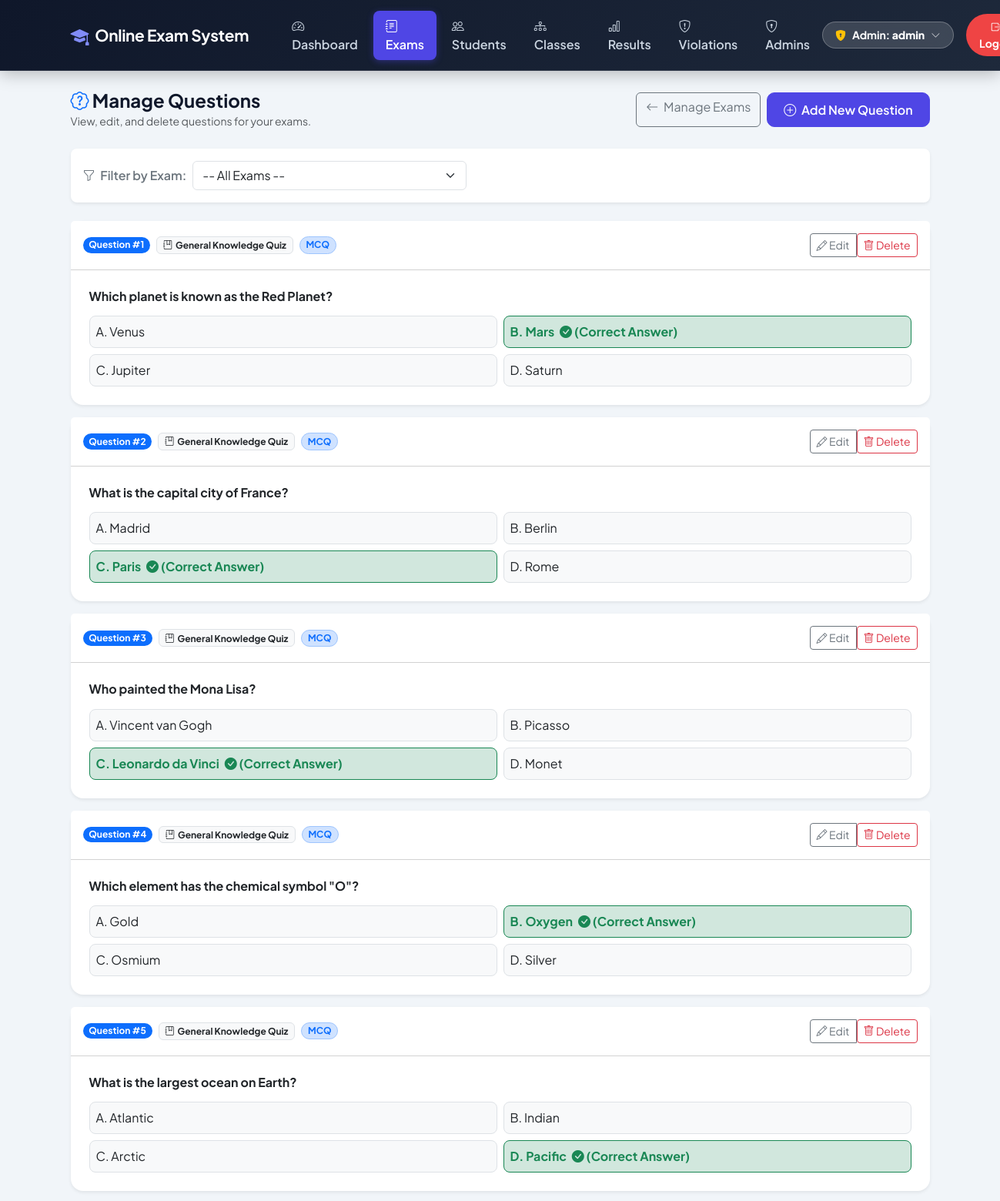
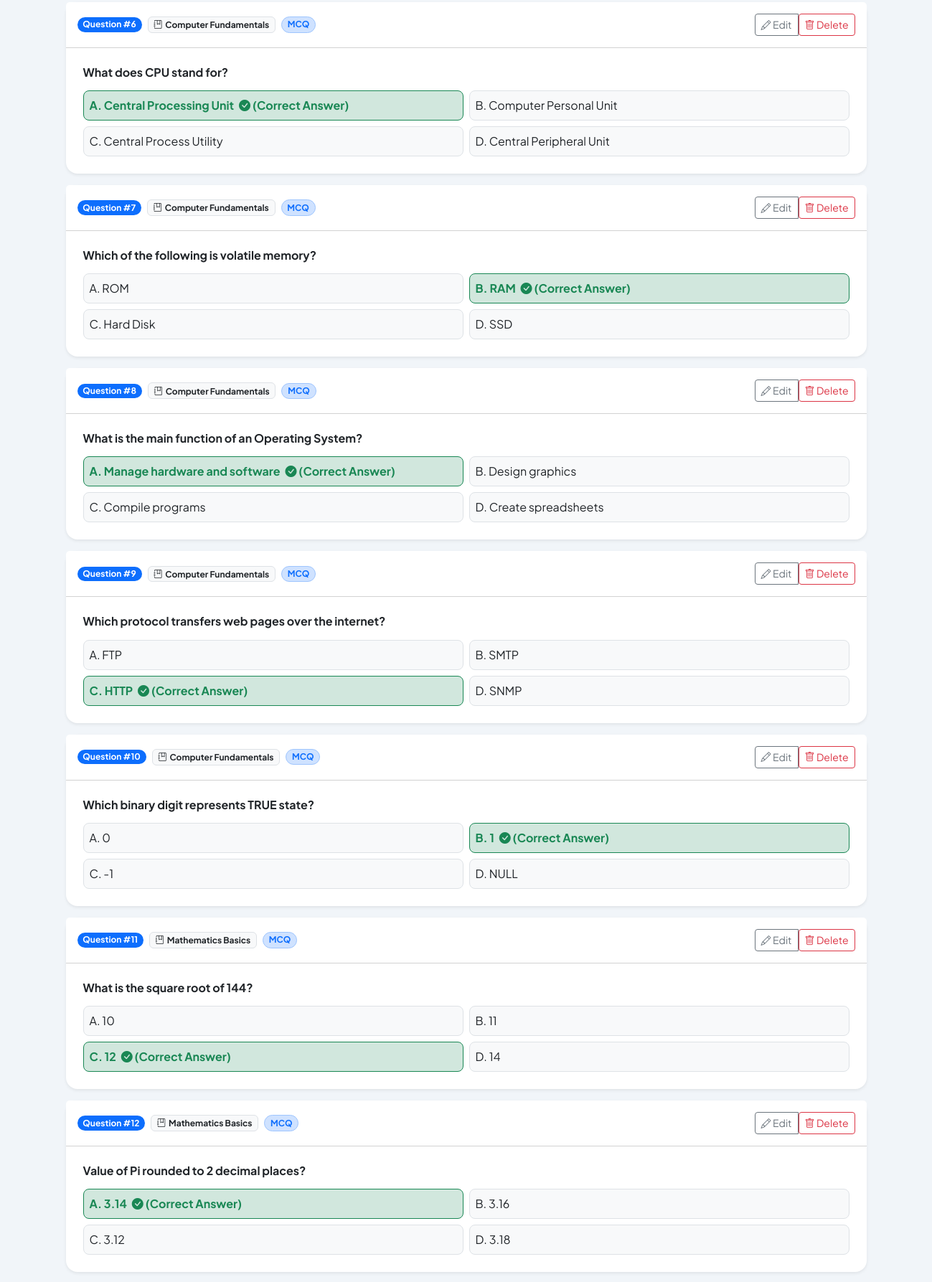
/admin/manage-questions.php (signed in, upper part), run on the app's committed database (2 pictures, top to bottom).
### tables this page shows
CREATE TABLE IF NOT EXISTS `questions` (
    `id`             INT AUTO_INCREMENT PRIMARY KEY,
    `exam_id`        INT          NOT NULL,
    `question_text`  TEXT         NOT NULL,
    `question_type`  VARCHAR(20)  NOT NULL DEFAULT 'mcq',
    `option_a`       VARCHAR(255) NULL,
    `option_b`       VARCHAR(255) NULL,
    `option_c`       VARCHAR(255) NULL,
    `option_d`       VARCHAR(255) NULL,
    `correct_option` CHAR(1)      NULL,
    `marks`          DECIMAL(5,2) NOT NULL DEFAULT 1,
    FOREIGN KEY (`exam_id`) REFERENCES `exams`(`id`) ON DELETE CASCADE
);

CREATE TABLE IF NOT EXISTS `exams` (
    `id`               INT AUTO_INCREMENT PRIMARY KEY,
    `title`            VARCHAR(150) NOT NULL,
    `duration_minutes` INT          NOT NULL DEFAULT 30,
    `result_mode`      VARCHAR(20)  NOT NULL DEFAULT 'instant',
    `start_at`         DATETIME     NULL,
    `end_at`           DATETIME     NULL
);

### admin/manage-questions.php (the view, shortened to what this page needs)
<?php
include '../includes/header.php';
include '../config/db.php';
$selected_exam_id = isset($_GET['exam_id']) ? (int)$_GET['exam_id'] : 0;
if ($selected_exam_id) {
    $questions_res = mysqli_query($conn, "SELECT q.*, e.title AS exam_title
                       FROM questions q
                       JOIN exams e ON q.exam_id = e.id
                       WHERE q.exam_id = $selected_exam_id
                       ORDER BY q.exam_id ASC, q.id ASC");
} else {
    $questions_res = mysqli_query($conn, "SELECT q.*, e.title AS exam_title
                       FROM questions q
                       JOIN exams e ON q.exam_id = e.id
                       ORDER BY q.exam_id ASC, q.id ASC");
}
?>
<div class="d-flex justify-content-between align-items-center mb-4 flex-wrap gap-2">
    <div>
        <h4 class="fw-bold mb-0"><i class="bi bi-patch-question text-primary"></i> Manage Questions</h4>
        <small class="text-muted">View, edit, and delete questions for your exams.</small>
    </div>
    <div class="d-flex gap-2">
        <a href="manage-exam.php" class="btn btn-outline-secondary">
            <i class="bi bi-arrow-left me-1"></i> Manage Exams
        </a>
        <a href="add-question.php<?php echo $selected_exam_id ? '?exam_id='.$selected_exam_id : ''; ?>" class="btn btn-primary">
            <i class="bi bi-plus-circle me-1"></i> Add New Question
        </a>
    </div>
</div>
<div class="card shadow-sm mb-4 border-0 rounded-3">
    <div class="card-body py-3">
        <form method="GET" action="manage-questions.php" class="row align-items-center g-2">
            <div class="col-auto">
                <label class="fw-semibold text-secondary mb-0"><i class="bi bi-funnel me-1"></i> Filter by Exam:</label>
            </div>
            <div class="col-md-4">
                <select name="exam_id" class="form-select" onchange="this.form.submit()">
                    <option value="0">-- All Exams --</option>
                </select>
            </div>
        </form>
    </div>
</div>
<?php if ($questions_res && mysqli_num_rows($questions_res) > 0): ?>
    <div class="row g-3">
        <?php
        $count = 1;
        while ($q = mysqli_fetch_assoc($questions_res)):
        ?>
            <div class="col-12">
                <div class="card shadow-sm border-0 rounded-4">
                    <div class="card-header bg-white py-3 d-flex justify-content-between align-items-center">
                        <div class="d-flex align-items-center gap-2">
                            <span class="badge bg-primary rounded-pill">Question #<?php echo $count++; ?></span>
                            <span class="badge bg-light text-dark border"><i class="bi bi-journal-bookmark me-1"></i><?php echo htmlspecialchars($q['exam_title']); ?></span>
                            <?php if (($q['question_type'] ?? 'mcq') === 'descriptive'): ?>
                                <span class="badge bg-warning text-dark border rounded-pill"><i class="bi bi-pencil-square me-1"></i> Descriptive</span>
                            <?php else: ?>
                                <span class="badge bg-primary-subtle text-primary border border-primary-subtle rounded-pill">MCQ</span>
                            <?php endif; ?>
                        </div>
                        <div class="btn-group btn-group-sm">
                            <button class="btn btn-outline-secondary" data-bs-toggle="modal" data-bs-target="#editQuestionModal<?php echo $q['id']; ?>">
                                <i class="bi bi-pencil"></i> Edit
                            </button>
                            <form method="POST" action="manage-questions.php<?php echo $selected_exam_id ? '?exam_id='.$selected_exam_id : ''; ?>" style="display:inline;" onsubmit="return confirm('Are you sure you want to delete this question?');">
                                <button type="submit" class="btn btn-outline-danger btn-sm">
                                    <i class="bi bi-trash"></i> Delete
                                </button>
                            </form>
                        </div>
                    </div>
                    <div class="card-body p-4">
                        <h6 class="fw-bold text-dark mb-3"><?php echo htmlspecialchars($q['question_text']); ?></h6>
                        <?php if (($q['question_type'] ?? 'mcq') === 'descriptive'): ?>
                            <div class="p-3 bg-light rounded-3 border text-muted">
                                <i class="bi bi-card-text text-primary me-1"></i> <strong>Open Written Format:</strong> Students will write their detailed explanation in an open text area. Submissions will be held for manual evaluation.
                            </div>
                        <?php else: ?>
                            <div class="row g-2">
                                <div class="col-md-6">
                                    <div class="p-2 border rounded-3 <?php echo ($q['correct_option'] === 'A') ? 'bg-success-subtle border-success text-success fw-bold' : 'bg-light'; ?>">
                                        A. <?php echo htmlspecialchars($q['option_a']); ?>
                                        <?php if ($q['correct_option'] === 'A'): ?>
                                            <i class="bi bi-check-circle-fill ms-1"></i> (Correct Answer)
                                        <?php endif; ?>
                                    </div>
                                </div>
                                <div class="col-md-6">
                                    <div class="p-2 border rounded-3 <?php echo ($q['correct_option'] === 'B') ? 'bg-success-subtle border-success text-success fw-bold' : 'bg-light'; ?>">
                                        B. <?php echo htmlspecialchars($q['option_b']); ?>
                                        <?php if ($q['correct_option'] === 'B'): ?>
                                            <i class="bi bi-check-circle-fill ms-1"></i> (Correct Answer)
                                        <?php endif; ?>
                                    </div>
                                </div>
                                <div class="col-md-6">
                                    <div class="p-2 border rounded-3 <?php echo ($q['correct_option'] === 'C') ? 'bg-success-subtle border-success text-success fw-bold' : 'bg-light'; ?>">
                                        C. <?php echo htmlspecialchars($q['option_c']); ?>
                                        <?php if ($q['correct_option'] === 'C'): ?>
                                            <i class="bi bi-check-circle-fill ms-1"></i> (Correct Answer)
                                        <?php endif; ?>
                                    </div>
                                </div>
                                <div class="col-md-6">
                                    <div class="p-2 border rounded-3 <?php echo ($q['correct_option'] === 'D') ? 'bg-success-subtle border-success text-success fw-bold' : 'bg-light'; ?>">
                                        D. <?php echo htmlspecialchars($q['option_d']); ?>
                                        <?php if ($q['correct_option'] === 'D'): ?>
                                            <i class="bi bi-check-circle-fill ms-1"></i> (Correct Answer)
                                        <?php endif; ?>
                                    </div>
                                </div>
                            </div>
                        <?php endif; ?>
                    </div>
                </div>
            </div>
        <?php endwhile; ?>
    </div>
<?php endif; ?>
<?php include '../includes/footer.php'; ?>

### css/style.css (style rules this page uses)
:root { --primary-color: #4f46e5; --primary-hover: #4338ca; --secondary-color: #64748b; --success-color: #10b981; --danger-color: #ef4444; --warning-color: #f59e0b; --info-color: #06b6d4; --bg-body: #f1f5f9; --card-bg: #ffffff; --text-main: #0f172a; --text-muted: #64748b; --border-color: #cbd5e1; --shadow-sm: 0 1px 3px rgba(0,0,0,0.08); --shadow-md: 0 4px 14px rgba(15, 23, 42, 0.1); --shadow-lg: 0 12px 28px rgba(15, 23, 42, 0.15); }
body { background-color: var(--bg-body) !important; color: var(--text-main) !important; font-family: 'Plus Jakarta Sans', -apple-system, BlinkMacSystemFont, sans-serif; min-height: 100vh; display: flex; flex-direction: column; }
.btn-primary { background-color: #4f46e5 !important; border-color: #4f46e5 !important; color: #ffffff !important; font-weight: 600 !important; border-radius: 10px !important; padding: 0.6rem 1.3rem !important; transition: all 0.2s ease !important; }

### data on the page
questions: exam.title "General Knowledge Quiz", question_type "MCQ", question_text "Which planet is known as the Red Planet?", option_a "Venus", option_b "Mars", correct_option "(Correct Answer)", option_c "Jupiter", option_d "Saturn"
questions: exam.title "General Knowledge Quiz", question_type "MCQ", question_text "What is the capital city of France?", option_a "Madrid", option_b "Berlin", option_c "Paris", correct_option "(Correct Answer)", option_d "Rome"
questions: exam.title "General Knowledge Quiz", question_type "MCQ", question_text "Who painted the Mona Lisa?", option_a "Vincent van Gogh", option_b "Picasso", option_c "Leonardo da Vinci", correct_option "(Correct Answer)", option_d "Monet"
questions: exam.title "General Knowledge Quiz", question_type "MCQ", question_text "Which element has the chemical symbol \"O\"?", option_a "Gold", option_b "Oxygen", correct_option "(Correct Answer)", option_c "Osmium", option_d "Silver"
questions: exam.title "General Knowledge Quiz", question_type "MCQ", question_text "What is the largest ocean on Earth?", option_a "Atlantic", option_b "Indian", option_c "Arctic", option_d "Pacific", correct_option "(Correct Answer)"
questions: exam.title "Computer Fundamentals", question_type "MCQ", question_text "What does CPU stand for?", option_a "Central Processing Unit", correct_option "(Correct Answer)", option_b "Computer Personal Unit", option_c "Central Process Utility", option_d "Central Peripheral Unit"
questions: exam.title "Computer Fundamentals", question_type "MCQ", question_text "Which of the following is volatile memory?", option_a "ROM", option_b "RAM", correct_option "(Correct Answer)", option_c "Hard Disk", option_d "SSD"
questions: exam.title "Computer Fundamentals", question_type "MCQ", question_text "What is the main function of an Operating System?", option_a "Manage hardware and software", correct_option "(Correct Answer)", option_b "Design graphics", option_c "Compile programs", option_d "Create spreadsheets"
questions: exam.title "Computer Fundamentals", question_type "MCQ", question_text "Which protocol transfers web pages over the internet?", option_a "FTP", option_b "SMTP", option_c "HTTP", correct_option "(Correct Answer)", option_d "SNMP"
questions: exam.title "Computer Fundamentals", question_type "MCQ", question_text "Which binary digit represents TRUE state?", option_a "0", option_b "1", correct_option "(Correct Answer)", option_c "-1", option_d "NULL"
questions: exam.title "Mathematics Basics", question_type "MCQ", question_text "What is the square root of 144?", option_a "10", option_b "11", option_c "12", correct_option "(Correct Answer)", option_d "14"
questions: exam.title "Mathematics Basics", question_type "MCQ", question_text "Value of Pi rounded to 2 decimal places?", option_a "3.14", correct_option "(Correct Answer)", option_b "3.16", option_c "3.12", option_d "3.18"

### other printed values
$_SESSION['admin_username'] "admin"
